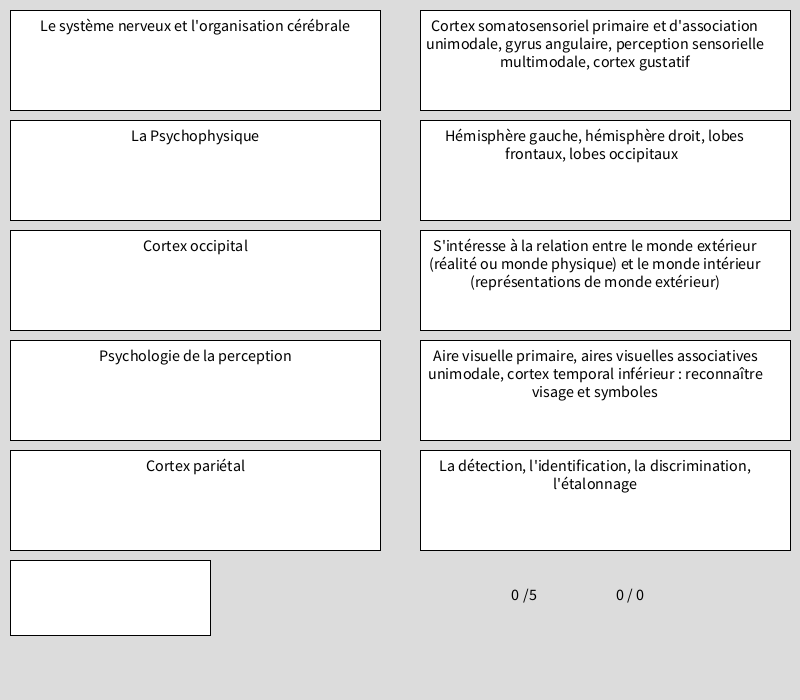
Frame 1 (no input)
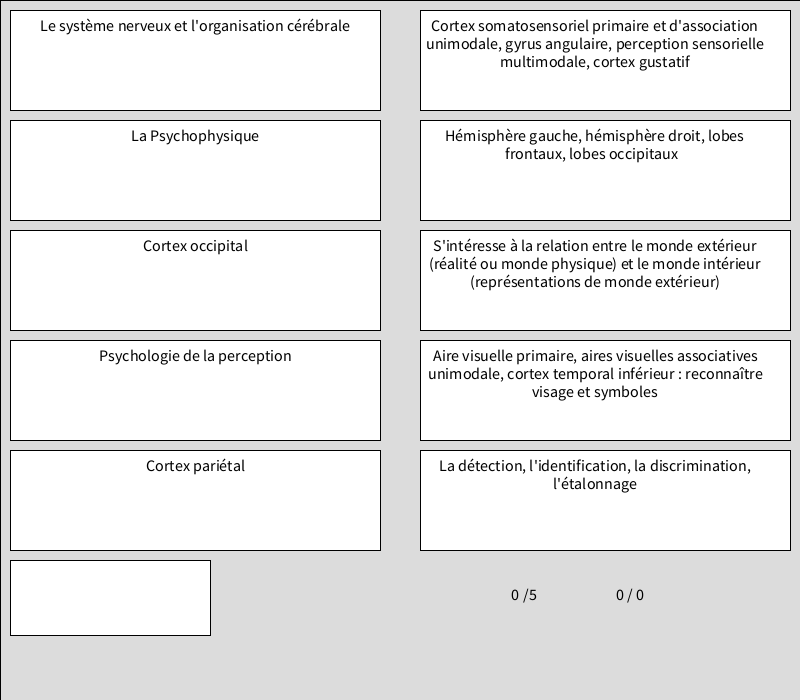
Frame 60 (the mouse pressed at the canvas centre just before this capture)
Frame 120 (the mouse held since frame 60 and released just before this capture): identical to frame 60, image omitted

The Processing sketch that drew these frames (run headless with seeded random() and noise(); from frame 60 on, the mouse is pressed at the canvas centre):

// Processing sketch: processing_90399
// ── processing_90399.pde

int colonnes = 2;
int rangees = 3;
int etat = 1;
int pts = 0;
int pct = 0;
int pctt = 0;
int[] q  = new int[6]; //question
int[] r  = new int[6]; //reponse
int[] m  = new int[6]; //modifie
int[] bq  = new int[6]; //bloc de question
int[] br  = new int[6]; //bloc de reponse

color couleurQ1 = color(255, 255, 255);
color couleurQ2 = color(255, 255, 255);
color couleurQ3 = color(255, 255, 255);
color couleurQ4 = color(255, 255, 255);
color couleurQ5 = color(255, 255, 255);
color couleurR1 = color(255, 255, 255);
color couleurR2 = color(255, 255, 255);
color couleurR3 = color(255, 255, 255);
color couleurR4 = color(255, 255, 255);
color couleurR5 = color(255, 255, 255);
color couleurA1 = color(0);
color couleurA2 = color(0);
color couleurA3 = color(0);
color couleurA4 = color(0);
color couleurA5 = color(0);

String[] question = {
  "Principe universel de la communication  ", 
  "La sensation ", 
  "La perception", 
  "Psychologie de la perception", 
  "La Psychophysique", 
  "Seuil absolu  ", 
  "Seuil différentiel ", 
  "Comment déterminer un seuil?", 
  "Le système nerveux sympathique", 
  "Le système nerveux parasympathique", 
  "Le système nerveux et l'organisation cérébrale", 
  "Cortex frontal", 
  "Cortex préfrontal", 
  "Cortex pariétal", 
  "Cortex temporal", 
  "Cortex occipital"
}; 

String[] reponse = {  
  "Message, Encodeur, Transmetteur, Mode de transport, Récepteur, Décodeur, Message", 
  "Effets des agent physiques sur les organes de sensibilité", 
  "Prise de connaissance sensorielle du monde extérieur effectuée en relation avec l'expérience et la pensée", 
  "S'intéresse à la relation entre le monde extérieur (réalité ou monde physique) et le monde intérieur (représentations de monde extérieur)", 
  "La détection, l'identification, la discrimination, l'étalonnage", 
  "Quantité minimale d'énergie ou de stimulation qui peut être detectée par un sens ", 
  "Quantité minimale d'énergie ou de stimulation nécessaire pour faire la différence entre deux stimuli ", 
  "P.ex. La méthode des Stimuli Constants (MSC) ou déterminer le seuil absolu de l'audition", 
  "Son activation prépare l''organisme à l'activité physique ou intellectuelle", 
  "Son activation amème un ralentissement général des fonctions de l'organisme afin de conserver de l'énergie", 
  "Hémisphère gauche, hémisphère droit, lobes frontaux, lobes occipitaux  ", 
  "Cortex moteur primaire, cortex prémoteur, mouv. Bilatéraux des yeux, Cortex préfrontal, aire de Broca", 
  "Aire prémotrice frontale, aire associatives pariétale, aire auditive et visuelle", 
  "Cortex somatosensoriel primaire et d'association unimodale, gyrus angulaire, perception sensorielle multimodale, cortex gustatif", 
  "Aires auditives primaires, aires d’intégration sensorielle multimodale, aire de Wernicke (compréhension du langage)", 
  "Aire visuelle primaire, aires visuelles associatives unimodale, cortex temporal inférieur : reconnaître visage et symboles"
};  

int rand1 = (int)random(question.length);
int rand2 = (int)random(question.length);
int rand3 = (int)random(question.length);
int rand4 = (int)random(question.length);
int rand5 = (int)random(question.length);
int rand1modif = rand1;
int rand2modif = rand2;
int rand3modif = rand3;
int rand4modif = rand4;
int rand5modif = rand5;
int swap = 0;


void setup() {
  size(800, 700);
  smooth();
  noStroke();
  int swap = (int)random(5);

  for (int i = 1; i < q.length; i++ ) {
    q[i] = 0;
    r[i] = 0;
    bq[i] = 0;
    br[i] = 0;
  }

  for (int i = 1; i < m.length; i++ ) {
    m[i] = i;
  }

  while (rand1 == rand2) {
    rand2 = (int)random(question.length);
  }

  while (rand3 == rand2 || rand3 == rand1) {
    rand3 = (int)random(question.length);
  }

  while (rand4 == rand2 || rand3 == rand4 || rand4 == rand1) {
    rand4 = (int)random(question.length);
  }

  while (rand5 == rand2 || rand3 == rand5 || rand4 == rand5 || rand5 == rand1) {
    rand5 = (int)random(question.length);
  }

  //println(question[1]);
  // println(reponse[1]);
}
void draw() { 

  fill(220);
  rect(0, 0, width, height);

  /*rand1modif = rand2;
   rand2modif = rand3;  
   rand3modif = rand4;
   rand4modif = rand1;
   rand5modif = rand5;
   
   m[1] = 2;
   m[2] = 3;
   m[3] = 4;
   m[4] = 1;
   m[5] = 5;*/

  println(swap);
  if (swap==0) {
    println("zéro");
    rand1modif = rand5;
    rand2modif = rand1;  
    rand3modif = rand4;
    rand4modif = rand3;
    rand5modif = rand2;

    m[1] = 5;
    m[2] = 1;
    m[3] = 4;
    m[4] = 3;
    m[5] = 2;
  }

  if (swap==1) {
    println("un");
    rand1modif = rand2;
    rand2modif = rand3;  
    rand3modif = rand4;
    rand4modif = rand1;
    rand5modif = rand5;

    m[1] = 2;
    m[2] = 3;
    m[3] = 4;
    m[4] = 1;
    m[5] = 5;
  }
  if (swap==2) {
    println("deux");
    rand1modif = rand1;
    rand2modif = rand5; 
    rand3modif = rand2;
    rand4modif = rand3;
    rand5modif = rand4;

    m[1] = 1;
    m[2] = 5;
    m[3] = 2;
    m[4] = 3;
    m[5] = 4;
  }
  if (swap==3) {
    println("trois");
    rand1modif = rand4;
    rand2modif = rand5; 
    rand3modif = rand3;
    rand4modif = rand2;
    rand5modif = rand1;

    m[1] = 4;
    m[2] = 5;
    m[3] = 3;
    m[4] = 2;
    m[5] = 1;
  }
  if (swap==4) {
    println("quatre");
    rand1modif = rand2;
    rand2modif = rand1;
    rand3modif = rand4;
    rand4modif = rand5;
    rand5modif = rand3;

    m[1] = 2;
    m[2] = 1;
    m[3] = 4;
    m[4] = 5;
    m[5] = 3;
  }


  if (etat <=2) {

    // Dessin des blocs

    stroke(0);
    strokeWeight(1);
    if (etat ==2) {
      stroke(couleurA1);
      strokeWeight(20);
    }
    fill(couleurQ1);
    rect(10, 10, 370, 100);

    stroke(0);
    strokeWeight(1);
    if (etat ==2) {
      stroke(couleurA2);
      strokeWeight(20);
    }
    fill(couleurQ2);
    rect(10, 120, 370, 100);

    stroke(0);
    strokeWeight(1);
    if (etat ==2) {
      stroke(couleurA3);
      strokeWeight(20);
    }
    fill(couleurQ3);
    rect(10, 230, 370, 100);

    stroke(0);
    strokeWeight(1);
    if (etat ==2) {
      stroke(couleurA4);
      strokeWeight(20);
    }
    fill(couleurQ4);
    rect(10, 340, 370, 100);

    stroke(0);
    strokeWeight(1);
    if (etat ==2) {
      stroke(couleurA5);
      strokeWeight(20);
    }
    fill(couleurQ5);
    rect(10, 450, 370, 100);

    //------------------------

    stroke(0);
    fill(255);
    rect(10, 560, 200, 75);

    //---------------------

    stroke(0);
    fill(couleurR1);
    rect(420, 10, 370, 100);

    stroke(0);
    fill(couleurR2);
    rect(420, 120, 370, 100);

    stroke(0);
    fill(couleurR3);
    rect(420, 230, 370, 100);

    stroke(0);
    fill(couleurR4);
    rect(420, 340, 370, 100);

    stroke(0);
    fill(couleurR5);
    rect(420, 450, 370, 100);



    textAlign(CENTER);
    textSize(16);
    fill(0);
    text(question[rand1], 20, 20, 350, 80);

    textAlign(CENTER);
    textSize(16);
    fill(0);
    text(question[rand2], 20, 130, 350, 80);

    textAlign(CENTER);
    textSize(16);
    fill(0);
    text(question[rand3], 20, 240, 350, 80);

    textAlign(CENTER);
    textSize(16);
    fill(0);
    text(question[rand4], 20, 350, 350, 80);

    textAlign(CENTER);
    textSize(16);
    fill(0);
    text(question[rand5], 20, 460, 350, 80);

    textAlign(CENTER);
    textSize(16);
    fill(0);
    text(reponse[rand1modif], 420, 20, 350, 80);

    textAlign(CENTER);
    textSize(16);
    fill(0);
    text(reponse[rand2modif], 420, 130, 350, 80);

    textAlign(CENTER);
    textSize(16);
    fill(0);
    text(reponse[rand3modif], 420, 240, 350, 80);

    textAlign(CENTER);
    textSize(16);
    fill(0);
    text(reponse[rand4modif], 420, 350, 350, 80);

    textAlign(CENTER);
    textSize(16);
    fill(0);
    text(reponse[rand5modif], 420, 460, 350, 80);

    textAlign(CENTER);
    textSize(16);
    fill(0);
    text(pts, 515, 600);

    textAlign(CENTER);
    textSize(16);
    fill(0);
    text("/5", 530, 600);

    textAlign(CENTER);
    textSize(16);
    fill(0);
    text(pct, 620, 600);

    textAlign(CENTER);
    textSize(16);
    fill(0);
    text("/", 630, 600);

    textAlign(CENTER);
    textSize(16);
    fill(0);
    text(pctt, 640, 600);
  }
}
void mouseReleased() {
  if (etat ==1) {
    if (mouseX >10 && mouseX < 380 && mouseY >10 && mouseY < 110) {
      if (bq[1] == 0) {
        if ( q[5] == 0 &&  q[1] > 0 &&  q[2] > 0 &&  q[3] > 0 &&  q[4] > 0) {
          q[5] = 1;
          bq[1] =5;
          couleurQ1 = color(255, 255, 0);
        }
        if ( q[4] == 0 &&  q[1] > 0 &&  q[2] > 0 &&  q[3] > 0) {
          q[4] = 1;
          bq[1] =4;
          couleurQ1 = color(255, 180, 0);
        }
        if ( q[3] == 0 &&  q[1] > 0 &&  q[2] > 0) {
          q[3] = 1;
          bq[1] =3;
          couleurQ1 = color(0, 255, 0);
        }
        if ( q[2] == 0 &&  q[1] > 0) {
          q[2] = 1;
          bq[1] =2;
          couleurQ1 = color(255, 0, 0);
        }
        if ( q[1] == 0) {
          q[1] = 1;
          bq[1] =1;
          couleurQ1 = color(0, 255, 255);
        }
      }
      else {
        if (bq[1] ==1) {
          q[1] = 0;
          bq[1] =0;
          couleurQ1 = color(255, 255, 255);
        }
        if (bq[1] ==2) {
          q[2] = 0;
          bq[1] =0;
          couleurQ1 = color(255, 255, 255);
        }
        if (bq[1] ==3) {
          q[3] = 0;
          bq[1] =0;
          couleurQ1 = color(255, 255, 255);
        }
        if (bq[1] ==4) {
          q[4] = 0;
          bq[1] =0;
          couleurQ1 = color(255, 255, 255);
        }
        if (bq[1] ==5) {
          q[5] = 0;
          bq[1] =0;
          couleurQ1 = color(255, 255, 255);
        }
      }
    }

    if (mouseX >10 && mouseX < 380 && mouseY >120 && mouseY < 220) {
      if (bq[2] == 0) {
        if ( q[5] == 0 &&  q[1] > 0 &&  q[2] > 0 &&  q[3] > 0 &&  q[4] > 0) {
          q[5] = 2;
          bq[2] =5;
          couleurQ2 = color(255, 255, 0);
        }
        if ( q[4] == 0 &&  q[1] > 0 &&  q[2] > 0 &&  q[3] > 0) {
          q[4] = 2;
          bq[2] =4;
          couleurQ2 = color(255, 180, 0);
        }
        if ( q[3] == 0 &&  q[1] > 0 &&  q[2] > 0) {
          q[3] = 2;
          bq[2] =3;
          couleurQ2 = color(0, 255, 0);
        }
        if ( q[2] == 0 &&  q[1] > 0) {
          q[2] = 2;
          bq[2] =2;
          couleurQ2 = color(255, 0, 0);
        }
        if ( q[1] == 0) {
          q[1] = 2;
          bq[2] =1;
          couleurQ2 = color(0, 255, 255);
        }
      }
      else {
        if (bq[2] ==1) {
          q[1] = 0;
          bq[2] =0;
          couleurQ2 = color(255, 255, 255);
        }
        if (bq[2] ==2) {
          q[2] = 0;
          bq[2] =0;
          couleurQ2 = color(255, 255, 255);
        }
        if (bq[2] ==3) {
          q[3] = 0;
          bq[2] =0;
          couleurQ2 = color(255, 255, 255);
        }
        if (bq[2] ==4) {
          q[4] = 0;
          bq[2] =0;
          couleurQ2 = color(255, 255, 255);
        }
        if (bq[2] ==5) {
          q[5] = 0;
          bq[2] =0;
          couleurQ2 = color(255, 255, 255);
        }
      }
    }

    if (mouseX >10 && mouseX < 380 && mouseY >230 && mouseY < 330) {
      if (bq[3] == 0) {
        if ( q[5] == 0 &&  q[1] > 0 &&  q[2] > 0 &&  q[3] > 0 &&  q[4] > 0) {
          q[5] = 3;
          bq[3] =5;
          couleurQ3 = color(255, 255, 0);
        }
        if ( q[4] == 0 &&  q[1] > 0 &&  q[2] > 0 &&  q[3] > 0) {
          q[4] = 3;
          bq[3] =4;
          couleurQ3 = color(255, 180, 0);
        }
        if ( q[3] == 0 &&  q[1] > 0 &&  q[2] > 0) {
          q[3] = 3;
          bq[3] =3;
          couleurQ3 = color(0, 255, 0);
        }
        if ( q[2] == 0 &&  q[1] > 0) {
          q[2] = 3;
          bq[3] =2;
          couleurQ3 = color(255, 0, 0);
        }
        if ( q[1] == 0) {
          q[1] = 3;
          bq[3] =1;
          couleurQ3 = color(0, 255, 255);
        }
      }
      else {
        if (bq[3] ==1) {
          q[1] = 0;
          bq[3] =0;
          couleurQ3 = color(255, 255, 255);
        }
        if (bq[3] ==2) {
          q[2] = 0;
          bq[3] =0;
          couleurQ3 = color(255, 255, 255);
        }
        if (bq[3] ==3) {
          q[3] = 0;
          bq[3] =0;
          couleurQ3 = color(255, 255, 255);
        }
        if (bq[3] ==4) {
          q[4] = 0;
          bq[3] =0;
          couleurQ3 = color(255, 255, 255);
        }
        if (bq[3] ==5) {
          q[5] = 0;
          bq[3] =0;
          couleurQ3 = color(255, 255, 255);
        }
      }
    }

    if (mouseX >10 && mouseX < 380 && mouseY >340 && mouseY < 440) {
      if (bq[4] == 0) {
        if ( q[5] == 0 &&  q[1] > 0 &&  q[2] > 0 &&  q[3] > 0 &&  q[4] > 0) {
          q[5] = 4;
          bq[4] =5;
          couleurQ4 = color(255, 255, 0);
        }
        if ( q[4] == 0 &&  q[1] > 0 &&  q[2] > 0 &&  q[3] > 0) {
          q[4] = 4;
          bq[4] =4;
          couleurQ4 = color(255, 180, 0);
        }
        if ( q[3] == 0 &&  q[1] > 0 &&  q[2] > 0) {
          q[3] = 4;
          bq[4] =3;
          couleurQ4 = color(0, 255, 0);
        }
        if ( q[2] == 0 &&  q[1] > 0) {
          q[2] = 4;
          bq[4] =2;
          couleurQ4 = color(255, 0, 0);
        }
        if ( q[1] == 0) {
          q[1] = 4;
          bq[4] =1;
          couleurQ4 = color(0, 255, 255);
        }
      }
      else {
        if (bq[4] ==1) {
          q[1] = 0;
          bq[4] =0;
          couleurQ4 = color(255, 255, 255);
        }
        if (bq[4] ==2) {
          q[2] = 0;
          bq[4] =0;
          couleurQ4 = color(255, 255, 255);
        }
        if (bq[4] ==3) {
          q[3] = 0;
          bq[4] =0;
          couleurQ4 = color(255, 255, 255);
        }
        if (bq[4] ==4) {
          q[4] = 0;
          bq[4] =0;
          couleurQ4 = color(255, 255, 255);
        }
        if (bq[4] ==5) {
          q[5] = 0;
          bq[4] =0;
          couleurQ4 = color(255, 255, 255);
        }
      }
    }

    if (mouseX >10 && mouseX < 380 && mouseY >450 && mouseY < 550) {
      if (bq[5] == 0) {
        if ( q[5] == 0 &&  q[1] > 0 &&  q[2] > 0 &&  q[3] > 0 &&  q[4] > 0) {
          q[5] = 5;
          bq[5] =5;
          couleurQ5 = color(255, 255, 0);
        }
        if ( q[4] == 0 &&  q[1] > 0 &&  q[2] > 0 &&  q[3] > 0) {
          q[4] = 5;
          bq[5] =4;
          couleurQ5 = color(255, 180, 0);
        }
        if ( q[3] == 0 &&  q[1] > 0 &&  q[2] > 0) {
          q[3] = 5;
          bq[5] =3;
          couleurQ5 = color(0, 255, 0);
        }
        if ( q[2] == 0 &&  q[1] > 0) {
          q[2] = 5;
          bq[5] =2;
          couleurQ5 = color(255, 0, 0);
        }
        if ( q[1] == 0) {
          q[1] = 5;
          bq[5] =1;
          couleurQ5 = color(0, 255, 255);
        }
      }
      else {
        if (bq[5] ==1) {
          q[1] = 0;
          bq[5] =0;
          couleurQ5 = color(255, 255, 255);
        }
        if (bq[5] ==2) {
          q[2] = 0;
          bq[5] =0;
          couleurQ5 = color(255, 255, 255);
        }
        if (bq[5] ==3) {
          q[3] = 0;
          bq[5] =0;
          couleurQ5 = color(255, 255, 255);
        }
        if (bq[5] ==4) {
          q[4] = 0;
          bq[5] =0;
          couleurQ5 = color(255, 255, 255);
        }
        if (bq[5] ==5) {
          q[5] = 0;
          bq[5] =0;
          couleurQ5 = color(255, 255, 255);
        }
      }
    }

    //---------------------Réponses

    if (mouseX >420 && mouseX < 790 && mouseY >10 && mouseY < 110) {
      if (br[1] == 0) {
        if ( r[5] == 0 &&  r[1] > 0 &&  r[2] > 0 &&  r[3] > 0 &&  r[4] > 0) {
          r[5] = 1;
          br[1] =5;
          couleurR1 = color(255, 255, 0);
        }
        if ( r[4] == 0 &&  r[1] > 0 &&  r[2] > 0 &&  r[3] > 0) {
          r[4] = 1;
          br[1] =4;
          couleurR1 = color(255, 180, 0);
        }
        if ( r[3] == 0 &&  r[1] > 0 &&  r[2] > 0) {
          r[3] = 1;
          br[1] =3;
          couleurR1 = color(0, 255, 0);
        }
        if ( r[2] == 0 &&  r[1] > 0) {
          r[2] = 1;
          br[1] =2;
          couleurR1 = color(255, 0, 0);
        }
        if ( r[1] == 0) {
          r[1] = 1;
          br[1] =1;
          couleurR1 = color(0, 255, 255);
        }
      }
      else {
        if (br[1] ==1) {
          r[1] = 0;
          br[1] =0;
          couleurR1 = color(255, 255, 255);
        }
        if (br[1] ==2) {
          r[2] = 0;
          br[1] =0;
          couleurR1 = color(255, 255, 255);
        }
        if (br[1] ==3) {
          r[3] = 0;
          br[1] =0;
          couleurR1 = color(255, 255, 255);
        }
        if (br[1] ==4) {
          r[4] = 0;
          br[1] =0;
          couleurR1 = color(255, 255, 255);
        }
        if (br[1] ==5) {
          r[5] = 0;
          br[1] =0;
          couleurR1 = color(255, 255, 255);
        }
      }
    }

    if (mouseX >420 && mouseX < 790 && mouseY >120 && mouseY < 220) {
      if (br[2] == 0) {
        if ( r[5] == 0 &&  r[1] > 0 &&  r[2] > 0 &&  r[3] > 0 &&  r[4] > 0) {
          r[5] = 2;
          br[2] =5;
          couleurR2 = color(255, 255, 0);
        }
        if ( r[4] == 0 &&  r[1] > 0 &&  r[2] > 0 &&  r[3] > 0) {
          r[4] = 2;
          br[2] =4;
          couleurR2 = color(255, 180, 0);
        }
        if ( r[3] == 0 &&  r[1] > 0 &&  r[2] > 0) {
          r[3] = 2;
          br[2] =3;
          couleurR2 = color(0, 255, 0);
        }
        if ( r[2] == 0 &&  r[1] > 0) {
          r[2] = 2;
          br[2] =2;
          couleurR2 = color(255, 0, 0);
        }
        if ( r[1] == 0) {
          r[1] = 2;
          br[2] =1;
          couleurR2 = color(0, 255, 255);
        }
      }
      else {
        if (br[2] ==1) {
          r[1] = 0;
          br[2] =0;
          couleurR2 = color(255, 255, 255);
        }
        if (br[2] ==2) {
          r[2] = 0;
          br[2] =0;
          couleurR2 = color(255, 255, 255);
        }
        if (br[2] ==3) {
          r[3] = 0;
          br[2] =0;
          couleurR2 = color(255, 255, 255);
        }
        if (br[2] ==4) {
          r[4] = 0;
          br[2] =0;
          couleurR2 = color(255, 255, 255);
        }
        if (br[2] ==5) {
          r[5] = 0;
          br[2] =0;
          couleurR2 = color(255, 255, 255);
        }
      }
    }

    if (mouseX >420 && mouseX < 790 && mouseY >230 && mouseY < 330) {
      if (br[3] == 0) {
        if ( r[5] == 0 &&  r[1] > 0 &&  r[2] > 0 &&  r[3] > 0 &&  r[4] > 0) {
          r[5] = 3;
          br[3] =5;
          couleurR3 = color(255, 255, 0);
        }
        if ( r[4] == 0 &&  r[1] > 0 &&  r[2] > 0 &&  r[3] > 0) {
          r[4] = 3;
          br[3] =4;
          couleurR3 = color(255, 180, 0);
        }
        if ( r[3] == 0 &&  r[1] > 0 &&  r[2] > 0) {
          r[3] = 3;
          br[3] =3;
          couleurR3 = color(0, 255, 0);
        }
        if ( r[2] == 0 &&  r[1] > 0) {
          r[2] = 3;
          br[3] =2;
          couleurR3 = color(255, 0, 0);
        }
        if ( r[1] == 0) {
          r[1] = 3;
          br[3] =1;
          couleurR3 = color(0, 255, 255);
        }
      }
      else {
        if (br[3] ==1) {
          r[1] = 0;
          br[3] =0;
          couleurR3 = color(255, 255, 255);
        }
        if (br[3] ==2) {
          r[2] = 0;
          br[3] =0;
          couleurR3 = color(255, 255, 255);
        }
        if (br[3] ==3) {
          r[3] = 0;
          br[3] =0;
          couleurR3 = color(255, 255, 255);
        }
        if (br[3] ==4) {
          r[4] = 0;
          br[3] =0;
          couleurR3 = color(255, 255, 255);
        }
        if (br[3] ==5) {
          r[5] = 0;
          br[3] =0;
          couleurR3 = color(255, 255, 255);
        }
      }
    }

    if (mouseX >420 && mouseX < 790 && mouseY >340 && mouseY < 440) {
      if (br[4] == 0) {
        if ( r[5] == 0 &&  r[1] > 0 &&  r[2] > 0 &&  r[3] > 0 &&  r[4] > 0) {
          r[5] = 4;
          br[4] =5;
          couleurR4 = color(255, 255, 0);
        }
        if ( r[4] == 0 &&  r[1] > 0 &&  r[2] > 0 &&  r[3] > 0) {
          r[4] = 4;
          br[4] =4;
          couleurR4 = color(255, 180, 0);
        }
        if ( r[3] == 0 &&  r[1] > 0 &&  r[2] > 0) {
          r[3] = 4;
          br[4] =3;
          couleurR4 = color(0, 255, 0);
        }
        if ( r[2] == 0 &&  r[1] > 0) {
          r[2] = 4;
          br[4] =2;
          couleurR4 = color(255, 0, 0);
        }
        if ( r[1] == 0) {
          r[1] = 4;
          br[4] =1;
          couleurR4 = color(0, 255, 255);
        }
      }
      else {
        if (br[4] ==1) {
          r[1] = 0;
          br[4] =0;
          couleurR4 = color(255, 255, 255);
        }
        if (br[4] ==2) {
          r[2] = 0;
          br[4] =0;
          couleurR4 = color(255, 255, 255);
        }
        if (br[4] ==3) {
          r[3] = 0;
          br[4] =0;
          couleurR4 = color(255, 255, 255);
        }
        if (br[4] ==4) {
          r[4] = 0;
          br[4] =0;
          couleurR4 = color(255, 255, 255);
        }
        if (br[4] ==5) {
          r[5] = 0;
          br[4] =0;
          couleurR4 = color(255, 255, 255);
        }
      }
    }

    if (mouseX >420 && mouseX < 790 && mouseY >450 && mouseY < 550) {
      if (br[5] == 0) {
        if ( r[5] == 0 &&  r[1] > 0 &&  r[2] > 0 &&  r[3] > 0 &&  r[4] > 0) {
          r[5] = 5;
          br[5] =5;
          couleurR5 = color(255, 255, 0);
        }
        if ( r[4] == 0 &&  r[1] > 0 &&  r[2] > 0 &&  r[3] > 0) {
          r[4] = 5;
          br[5] =4;
          couleurR5 = color(255, 180, 0);
        }
        if ( r[3] == 0 &&  r[1] > 0 &&  r[2] > 0) {
          r[3] = 5;
          br[5] =3;
          couleurR5 = color(0, 255, 0);
        }
        if ( r[2] == 0 &&  r[1] > 0) {
          r[2] = 5;
          br[5] =2;
          couleurR5 = color(255, 0, 0);
        }
        if ( r[1] == 0) {
          r[1] = 5;
          br[5] =1;
          couleurR5 = color(0, 255, 255);
        }
      }
      else {
        if (br[5] ==1) {
          r[1] = 0;
          br[5] =0;
          couleurR5 = color(255, 255, 255);
        }
        if (br[5] ==2) {
          r[2] = 0;
          br[5] =0;
          couleurR5 = color(255, 255, 255);
        }
        if (br[5] ==3) {
          r[3] = 0;
          br[5] =0;
          couleurR5 = color(255, 255, 255);
        }
        if (br[5] ==4) {
          r[4] = 0;
          br[5] =0;
          couleurR5 = color(255, 255, 255);
        }
        if (br[5] ==5) {
          r[5] = 0;
          br[5] =0;
          couleurR5 = color(255, 255, 255);
        }
      }
    }
  }

  //---vérifie

  if (mouseX >10 && mouseX < 210 && mouseY >560 && mouseY < 635) {
    if (etat ==2) { 
      etat =3;
    }
    if (etat ==1) { 
      couleurA1 = color(255, 0, 0);
      couleurA2 = color(255, 0, 0);
      couleurA3 = color(255, 0, 0);
      couleurA4 = color(255, 0, 0);
      couleurA5 = color(255, 0, 0);
      etat =2;
      if (q[1]==m[r[1]]) {
        pts += 1;
        println("q1");

        if (bq[1] == 1) {
          couleurA1 = color(0, 255, 0);
        }
        if (bq[2] == 1) {
          couleurA2 = color(0, 255, 0);
        }
        if (bq[3] == 1) {
          couleurA3 = color(0, 255, 0);
        }
        if (bq[4] == 1) {
          couleurA4 = color(0, 255, 0);
        }
        if (bq[5] == 1) {
          couleurA5 = color(0, 255, 0);
        }
      }
      if (q[2]==m[r[2]]) {
        pts += 1;
        println("q2");
        if (bq[1] == 2) {
          couleurA1 = color(0, 255, 0);
        }
        if (bq[2] == 2) {
          couleurA2 = color(0, 255, 0);
        }
        if (bq[3] == 2) {
          couleurA3 = color(0, 255, 0);
        }
        if (bq[4] == 2) {
          couleurA4 = color(0, 255, 0);
        }
        if (bq[5] == 2) {
          couleurA5 = color(0, 255, 0);
        }
      }

      if (q[3]==m[r[3]]) {
        pts += 1;
        println("q3");
        if (bq[1] == 3) {
          couleurA1 = color(0, 255, 0);
        }
        if (bq[2] == 3) {
          couleurA2 = color(0, 255, 0);
        }
        if (bq[3] == 3) {
          couleurA3 = color(0, 255, 0);
        }
        if (bq[4] == 3) {
          couleurA4 = color(0, 255, 0);
        }
        if (bq[5] == 3) {
          couleurA5 = color(0, 255, 0);
        }
      }

      if (q[4]==m[r[4]]) {
        pts += 1;
        println("q4");
        if (bq[1] == 4) {
          couleurA1 = color(0, 255, 0);
        }
        if (bq[2] == 4) {
          couleurA2 = color(0, 255, 0);
        }
        if (bq[3] == 4) {
          couleurA3 = color(0, 255, 0);
        }
        if (bq[4] == 4) {
          couleurA4 = color(0, 255, 0);
        }
        if (bq[4] == 4) {
          couleurA5 = color(0, 255, 0);
        }
      }

      if (q[5]==m[r[5]]) {
        pts += 1;
        println("q5");
        if (bq[1] == 5) {
          couleurA1 = color(0, 255, 0);
        }
        if (bq[2] == 5) {
          couleurA2 = color(0, 255, 0);
        }
        if (bq[3] == 5) {
          couleurA3 = color(0, 255, 0);
        }
        if (bq[4] == 5) {
          couleurA4 = color(0, 255, 0);
        }
        if (bq[5] == 5) {
          couleurA5 = color(0, 255, 0);
        }
      }
      pct += pts;
      pctt += 5;
    } 
    if (etat ==3) { 
      pts = 0;
      etat =1;
      swap = (int)random(5);

      for (int i = 1; i < q.length; i++ ) {
        q[i] = 0;
        r[i] = 0;
        bq[i] = 0;
        br[i] = 0;
      }

      for (int i = 1; i < m.length; i++ ) {
        m[i] = i;
      }

      while (rand1 == rand2) {
        rand2 = (int)random(question.length);
      }

      while (rand3 == rand2 || rand3 == rand1) {
        rand3 = (int)random(question.length);
      }

      while (rand4 == rand2 || rand3 == rand4 || rand4 == rand1) {
        rand4 = (int)random(question.length);
      }

      while (rand5 == rand2 || rand3 == rand5 || rand4 == rand5 || rand5 == rand1) {
        rand5 = (int)random(question.length);
      }


      rand1 = (int)random(question.length);
      rand2 = (int)random(question.length);
      rand3 = (int)random(question.length);
      rand4 = (int)random(question.length);
      rand5 = (int)random(question.length);
      rand1modif = rand1;
      rand2modif = rand2;
      rand3modif = rand3;
      rand4modif = rand4;
      rand5modif = rand5;
      couleurQ1 = color(255, 255, 255);
      couleurQ2 = color(255, 255, 255);
      couleurQ3 = color(255, 255, 255);
      couleurQ4 = color(255, 255, 255);
      couleurQ5 = color(255, 255, 255);
      couleurR1 = color(255, 255, 255);
      couleurR2 = color(255, 255, 255);
      couleurR3 = color(255, 255, 255);
      couleurR4 = color(255, 255, 255);
      couleurR5 = color(255, 255, 255);

      for (int i = 1; i < q.length; i++ ) {
        q[i] = 0;
        r[i] = 0;
        bq[i] = 0;
        br[i] = 0;
      }

      for (int i = 1; i < m.length; i++ ) {
        m[i] = i;
      }

      while (rand1 == rand2) {
        rand2 = (int)random(question.length);
      }

      while (rand3 == rand2 || rand3 == rand1) {
        rand3 = (int)random(question.length);
      }

      while (rand4 == rand2 || rand3 == rand4 || rand4 == rand1) {
        rand4 = (int)random(question.length);
      }

      while (rand5 == rand2 || rand3 == rand5 || rand4 == rand5 || rand5 == rand1) {
        rand5 = (int)random(question.length);
      }
    }
  }
}
